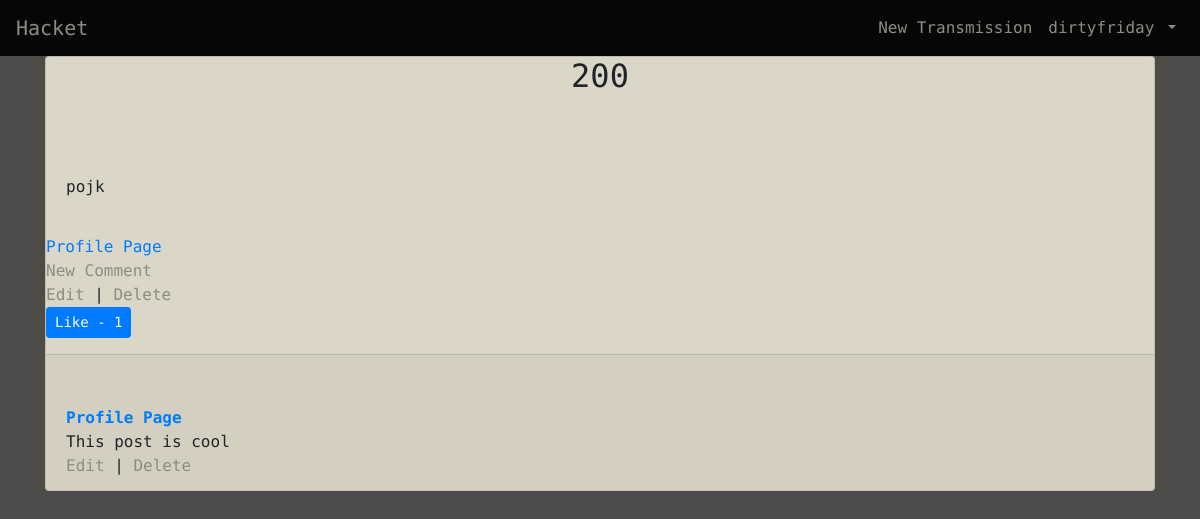
The page /Transmission/1/ (signed in) on the database its author committed.
### accounts/models.py (models this page shows, shortened)
class CustomUser(AbstractUser):
    age = models.PositiveIntegerField(null=True, blank=True)
    bio = models.TextField(max_length=255, null=True, blank=True)

### transmissions/models.py (models this page shows, shortened)
class Transmission(models.Model):
    title = models.CharField(max_length=200, default=200,)
    author = UserForeignKey(
        auto_user_add=True,
        verbose_name="User is automatically assigned",
        related_name="Tranmission.author+",
    )
    body = models.TextField()
    likes = models.ManyToManyField(CustomUser, related_name='transmission_like')
    def total_likes(self):
        return self.likes.count()

class Comment(models.Model):
    transmission = models.ForeignKey(
        Transmission,
        on_delete=models.CASCADE,
        related_name='comments',
        )
    comment = models.CharField(max_length=140)
    author = UserForeignKey(
        auto_user_add=True,
        verbose_name="User is automatically assigned",
        related_name="joe",
    )
    def __str__(self):
        return self.comment

### transmissions/views.py (the view)
# urls.py: path('Transmission/<int:pk>/', TransmissionDetailView.as_view(), name='transmission_detail'),
class TransmissionDetailView(DetailView):
    model = Transmission
    template_name = 'transmission_detail.html'
    def get_context_data(self, *args, **kwargs):
        context = super(TransmissionDetailView, self).get_context_data(*args, **kwargs)
        stuff = get_object_or_404(Transmission, id=self.kwargs['pk'])
        total_likes = stuff.total_likes()
        context["total_likes"] = total_likes
        return context

### templates/transmission_detail.html (shortened to what this page needs)
{% extends 'base.html' %}
{% block content %}
    <div id="card-new" class="card">
        <div class="post-entry ">
            <h2 class="card-title text-center">{{ object.title }}</h2>
            <h3 class="card-body text-center">{{ object.author }}</h3>
            <p class="card-body text-left">{{ object.body }}</p>
        </div>
        <div id="oneline">
            <a href="{% url 'user_profile' object.author.id %}">Profile Page</a>
            {% if user.is_authenticated %}
                <div>
                    <a href="{% url 'comment_new' %}" style="color: #8e8c82;">New Comment</a>
                </div>
                <a href="{% url 'transmission_edit' object.pk %}" style="color: #8e8c82;">Edit</a> | <a href="{% url 'transmission_delete' object.pk %}" style="color: #8e8c82;">Delete</a>
                <br/>
                <form action="{% url 'like_transmission' transmission.pk %}" method="POST">
                    <button type="submit", name="transmission_id", value="{{ transmission.id }}", class="btn btn-primary btn-sm">Like - {{ total_likes }}</button>
                </form>
            {% endif %}
        </div>
        <div class="card-footer">
            {% for comment in transmission.comments.all %}
                <p style="padding-top: 15px; margin: 0;">
                <span class="font-weight-bold">
                    <a href="{% url 'user_profile' comment.author.id %}">Profile Page</a>
                </span>
                {{ comment }}
                <a href="{% url 'comment_edit' comment.pk %}"style="color: #8e8c82;">Edit</a> | <a href="{% url 'comment_delete' comment.pk %}" style="color: #8e8c82;">Delete</a>
            {% endfor %}
            </p>
        </div>
{% endblock content %}

### templates/base.html (shortened to what this page needs)
{% load static %}
<html>
    <head>
        <link rel="stylesheet" href="{% static 'css/base.css' %}">
        <link rel="stylesheet" href="https://cdn.jsdelivr.net/npm/bootstrap@4.5.3/dist/css/bootstrap.min.css">
    </head>
    <body id="main">
        <nav class="navbar navbar-expand-lg">
            <a class="navbar-brand" href="{% url 'home' %}" style="color: #8e8c82;">Hacket</a>
            <div class="collapse navbar-collapse" id="navbarSupportedContent">
                {% if user.is_authenticated %}
                    <ul class="navbar-nav ml-auto">
                        <li class="nav-item">
                            <a class="nav-link" href="{% url 'transmission_new' %}" style="color: #8e8c82;">New Transmission</a>
                        </li>
                        <li class="nav-item">
                            <a style="color: #8e8c82;" class="nav-link dropdown-toggle" href="#"
                                id="navbarDropdown" role="button" data-toggle="dropdown"
                                aria-haspopup="true" aria-expanded="false">
                                {{ user.username }}
                            </a>
                        </li>
                    </ul>
                {% else %}
                    <form class="form-inline ml-auto">
                        <a href="{% url 'login' %}" class="btn btn-outline-secondary" style="color: #8e8c82;">Log In</a>
                        <a href="{% url 'signup' %}" class="btn btn-primary ml-2" style="color: #8e8c82;">Sign up</a>
                    </form>
                {% endif %}
            </div>
        </nav>
        <main>
            <div class="container" style="background-color: #4c4b46;">
                {% block content %}
                {% endblock content %}
            </div>
        </main>
    </body>
</html>

### static/css/base.css (style rules this page uses)
nav { background-color: rgb(6, 6, 7); }
#card-new { background-color: #dad7c8 !important; }
#main { background-color: #4c4b4c; font-family: "Syne Mono", sans-serif; }
#oneline { justify-content: space-between; }

### rows shown on the page
CustomUser: username "dirtyfriday"
Transmission: title "200", body "pojk"
Comment: comment "This post is cool"

### other values the page prints
{{ total_likes }} "1"
